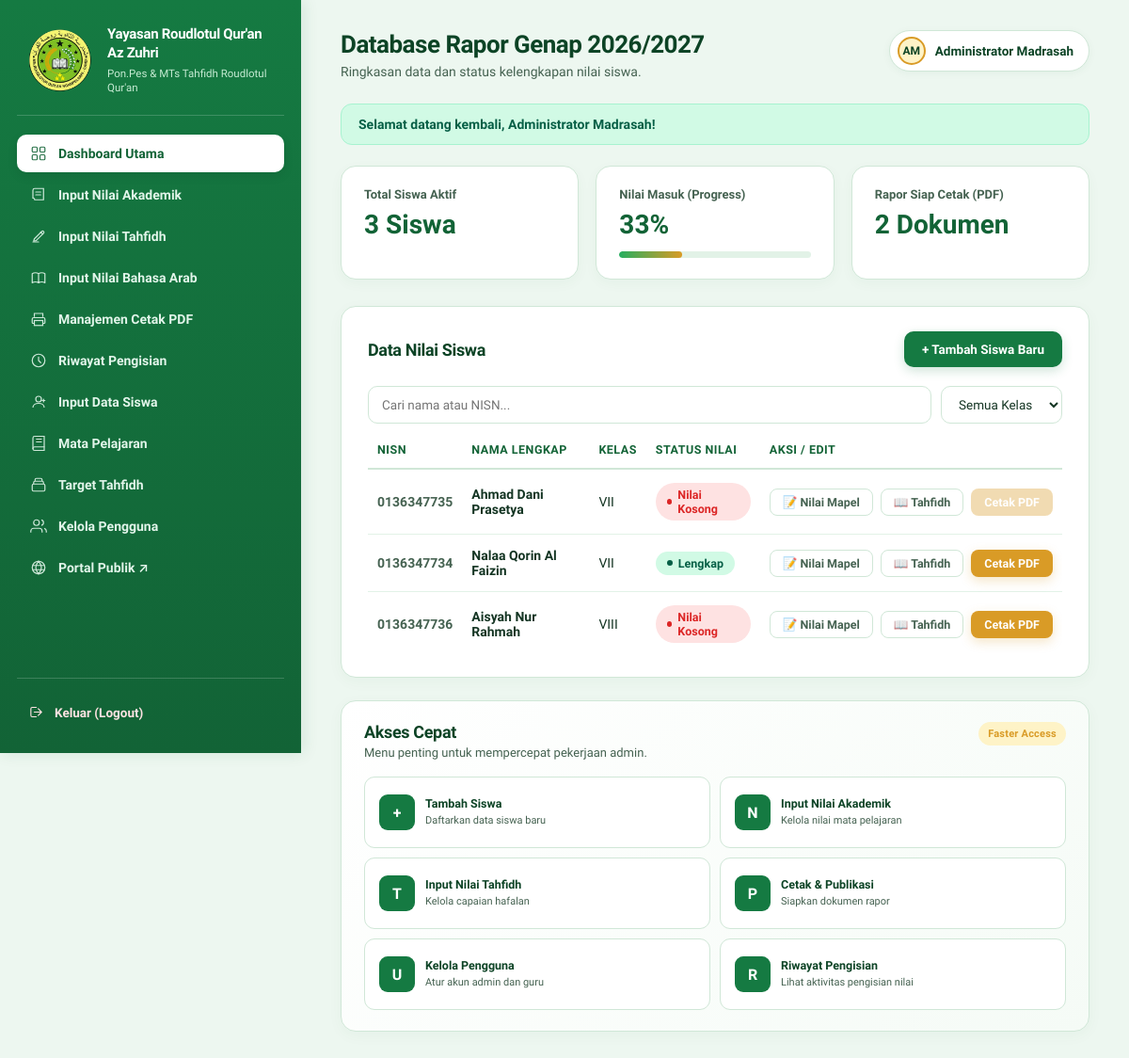
The app's page /staff/dashboard.php (signed in) with its own data.
### tables this page shows
CREATE TABLE IF NOT EXISTS `students` (
    `id` INT UNSIGNED AUTO_INCREMENT PRIMARY KEY,
    `nis` VARCHAR(30) NOT NULL UNIQUE,
    `nisn` VARCHAR(20) NOT NULL UNIQUE,
    `nama` VARCHAR(150) NOT NULL,
    `jenis_kelamin` ENUM('L', 'P') NOT NULL,
    `tempat_lahir` VARCHAR(100) NOT NULL,
    `tanggal_lahir` DATE NOT NULL,
    `agama` VARCHAR(30) NOT NULL DEFAULT 'ISLAM',
    `anak_ke` TINYINT UNSIGNED NULL,
    `status_keluarga` VARCHAR(50) NULL,
    `alamat` TEXT NOT NULL,
    `kelas` VARCHAR(30) NOT NULL,
    `tanggal_diterima` DATE NULL,
    `sekolah_asal` VARCHAR(150) NULL,
    `alamat_sekolah_asal` TEXT NULL,
    `created_at` TIMESTAMP NOT NULL DEFAULT CURRENT_TIMESTAMP,
    `updated_at` TIMESTAMP NOT NULL DEFAULT CURRENT_TIMESTAMP ON UPDATE CURRENT_TIMESTAMP,
    INDEX `idx_students_nama` (`nama`),
    INDEX `idx_students_kelas` (`kelas`)
);

### includes/auth.php (called while the page is built, shortened)
<?php
require_once __DIR__ . '/fungsi.php';
function current_user(): ?array
{
    return $_SESSION['user'] ?? null;
}

### includes/fungsi.php (called while the page is built, shortened)
<?php
function e(?string $value): string
{
    return htmlspecialchars($value ?? '', ENT_QUOTES, 'UTF-8');
}
function base_url(string $path = ''): string
{
    static $baseUrl = null;
    if ($baseUrl === null) {
        $docRoot = $_SERVER['DOCUMENT_ROOT'] ?? '';
        $rootDir = str_replace('\\', '/', realpath(__DIR__ . '/..') ?: '');
        $docRootDir = str_replace('\\', '/', realpath($docRoot) ?: '');
        if ($rootDir !== '' && $docRootDir !== '' && str_starts_with($rootDir, $docRootDir)) {
            $subPath = substr($rootDir, strlen($docRootDir));
            $baseUrl = rtrim($subPath, '/');
        } else {
            $baseUrl = '';
        }
    }
    $cleanPath = '/' . ltrim($path, '/');
    return ($path === '' || $path === '/') ? ($baseUrl ?: '/') : ($baseUrl . $cleanPath);
}

### staff/Dashboard.php (the view, shortened to what this page needs)
<?php
require_once __DIR__ . '/../config/koneksi.php';
require_once __DIR__ . '/../includes/fungsi.php';
require_once __DIR__ . '/../includes/auth.php';
$semester = 2;
$schoolYear = '2025/2026';
$stmtCount = $pdo->query("SELECT COUNT(*) FROM students");
$totalSiswa = (int)$stmtCount->fetchColumn();
$sql = "SELECT s.id, s.nis, s.nisn, s.nama, s.kelas,
               (SELECT COUNT(*) FROM academic_grades ag WHERE ag.student_id = s.id AND ag.semester = :sem1 AND ag.school_year = :sy1) AS academic_count,
               (SELECT COUNT(*) FROM tahfidh_grades tg WHERE tg.student_id = s.id AND tg.semester = :sem2 AND tg.school_year = :sy2) AS tahfidh_count,
               (SELECT COUNT(*) FROM arabic_grades ab WHERE ab.student_id = s.id AND ab.semester = :sem4 AND ab.school_year = :sy4) AS arabic_count,
               r.status AS report_status,
               r.pdf_path
        FROM students s
        LEFT JOIN reports r ON r.student_id = s.id AND r.semester = :sem3 AND r.school_year = :sy3
        WHERE 1=1";
$params = [
    'sem1' => $semester, 'sy1' => $schoolYear,
    'sem2' => $semester, 'sy2' => $schoolYear,
    'sem3' => $semester, 'sy3' => $schoolYear,
    'sem4' => $semester, 'sy4' => $schoolYear,
];
$sql .= " ORDER BY s.kelas ASC, s.nama ASC";
$stmt = $pdo->prepare($sql);
$stmt->execute($params);
$studentRows = $stmt->fetchAll();
$siswaLengkap = 0;
$raporSiap = 0;
foreach ($studentRows as $st) {
    $hasAcademic = (int)$st['academic_count'] >= 5;
    $hasTahfidh = (int)$st['tahfidh_count'] >= 1;
    if ($hasAcademic && $hasTahfidh) {
        $siswaLengkap++;
    }
    if (in_array($st['report_status'] ?? '', ['ready', 'published'], true) || ($hasAcademic && $hasTahfidh)) {
        $raporSiap++;
    }
}
$progressPercent = $totalSiswa > 0 ? (int)round(($siswaLengkap / $totalSiswa) * 100) : 0;
require_once __DIR__ . '/../includes/header.php';
?>
<div class="stats">
    <div class="stat-card">
        <div class="label">Total Siswa Aktif</div>
        <div class="value"><?= $totalSiswa ?> Siswa</div>
    </div>
    <div class="stat-card">
        <div class="label">Nilai Masuk (Progress)</div>
        <div class="value"><?= $progressPercent ?>%</div>
        <div class="progress-track">
            <div class="progress-fill" style="width: <?= $progressPercent ?>%;"></div>
        </div>
    </div>
    <div class="stat-card">
        <div class="label">Rapor Siap Cetak (PDF)</div>
        <div class="value"><?= $raporSiap ?> Dokumen</div>
    </div>
</div>
<div class="panel-card">
    <div class="panel-head">
        <h2>Data Nilai Siswa</h2>
        <?php
        $user = current_user();
        $userRole = $user['role'] ?? 'staff';
        ?>
        <?php if ($userRole === 'guru_tahfidh'): ?>
            <a href="<?= e(base_url('/staff/tahfidh/index.php')) ?>" class="btn btn-primary" id="addBtn">📖 Input Nilai Tahfidh</a>
        <?php elseif ($userRole === 'admin'): ?>
            <a href="<?= e(base_url('/staff/inputsiswa.php')) ?>" class="btn btn-primary" id="addBtn">+ Tambah Siswa Baru</a>
        <?php else: ?>
            <a href="<?= e(base_url('/staff/nilai/index.php')) ?>" class="btn btn-primary" id="addBtn">📝 Input Nilai Akademik</a>
        <?php endif; ?>
    </div>
    <div class="filters">
        <input type="text" id="searchInput" placeholder="Cari nama atau NISN...">
        <select id="kelasFilter">
            <option value="">Semua Kelas</option>
        </select>
    </div>
    <div class="table-responsive">
        <table id="siswaTable" class="responsive-stack">
            <thead>
                <tr>
                    <th>NISN</th>
                    <th>Nama Lengkap</th>
                    <th>Kelas</th>
                    <th>Status Nilai</th>
                    <th>Aksi / Edit</th>
                </tr>
            </thead>
            <tbody>
                <?php if (empty($studentRows)): ?>
                    <tr>
                        <td colspan="5" style="text-align:center; padding: 28px; color: var(--ink-soft);">
                            Belum ada data siswa terdaftar. Silakan klik <strong>+ Tambah Data Baru</strong>.
                        </td>
                    </tr>
                <?php else: ?>
                    <?php foreach ($studentRows as $row):
                        $acadCount = (int)$row['academic_count'];
                        $tahfCount = (int)$row['tahfidh_count'];
                        $isLengkap = ($acadCount >= 5 && $tahfCount >= 1);
                        $isTahfidhKosong = ($acadCount >= 1 && $tahfCount === 0);
                    ?>
                        <tr data-kelas="<?= e($row['kelas']) ?>" data-name="<?= e(strtolower($row['nama'] . ' ' . $row['nisn'])) ?>">
                            <td class="nisn" data-label="NISN"><?= e($row['nisn']) ?></td>
                            <td class="name" data-label="Nama Lengkap"><?= e($row['nama']) ?></td>
                            <td data-label="Kelas"><?= e($row['kelas']) ?></td>
                            <td data-label="Status Nilai">
                                <?php if ($isLengkap): ?>
                                    <span class="badge badge-green"><span class="dot"></span>Lengkap</span>
                                <?php elseif ($isTahfidhKosong): ?>
                                    <span class="badge badge-amber"><span class="dot"></span>Tahfidh Kosong</span>
                                <?php else: ?>
                                    <span class="badge badge-rose"><span class="dot"></span>Nilai Kosong</span>
                                <?php endif; ?>
                            </td>
                            <td data-label="Aksi">
                                <div class="actions">
                                    <?php if ($userRole === 'guru_tahfidh'): ?>
                                        <a href="<?= e(base_url('/staff/tahfidh/input.php?student_id=' . (int)$row['id'])) ?>" class="btn btn-ghost btn-sm">📖 Input Tahfidh</a>
                                    <?php elseif ($userRole === 'admin'): ?>
                                        <a href="<?= e(base_url('/staff/nilai/input.php?student_id=' . (int)$row['id'])) ?>" class="btn btn-ghost btn-sm">📝 Nilai Mapel</a>
                                        <a href="<?= e(base_url('/staff/tahfidh/input.php?student_id=' . (int)$row['id'])) ?>" class="btn btn-ghost btn-sm">📖 Tahfidh</a>
                                    <?php else: ?>
                                        <a href="<?= e(base_url('/staff/nilai/input.php?student_id=' . (int)$row['id'])) ?>" class="btn btn-ghost btn-sm">📝 Edit Nilai</a>
                                    <?php endif; ?>
                                    <?php if ($isLengkap || in_array($row['report_status'] ?? '', ['ready', 'published'], true)): ?>
                                        <a href="<?= e(base_url('/staff/rapor/cetak.php?student_id=' . (int)$row['id'])) ?>" target="_blank" class="btn btn-gold btn-sm">Cetak PDF</a>
                                    <?php else: ?>
                                        <button type="button" class="btn btn-gold btn-sm" disabled title="Lengkapi nilai akademik dan tahfidh terlebih dahulu">Cetak PDF</button>
                                    <?php endif; ?>
                                </div>
                            </td>
                        </tr>
                    <?php endforeach; ?>
                <?php endif; ?>
            </tbody>
        </table>
    </div>
</div>
<?php if ($userRole === 'admin' || $userRole === 'wali_kelas'): ?>
<section class="quick-access" aria-labelledby="quickAccessTitle">
    <div class="quick-access-head">
        <div>
            <h2 id="quickAccessTitle">Akses Cepat</h2>
            <p>Menu penting untuk mempercepat pekerjaan <?= $userRole === 'admin' ? 'admin' : 'wali kelas' ?>.</p>
        </div>
        <span class="quick-access-badge">Faster Access</span>
    </div>
    <div class="quick-access-grid">
        <?php if ($userRole === 'admin'): ?>
            <a href="<?= e(base_url('/staff/inputsiswa.php')) ?>" class="quick-access-item">
                <span class="quick-access-icon">+</span>
                <span><strong>Tambah Siswa</strong><small>Daftarkan data siswa baru</small></span>
            </a>
            <a href="<?= e(base_url('/staff/nilai/index.php')) ?>" class="quick-access-item">
                <span class="quick-access-icon">N</span>
                <span><strong>Input Nilai Akademik</strong><small>Kelola nilai mata pelajaran</small></span>
            </a>
            <a href="<?= e(base_url('/staff/tahfidh/index.php')) ?>" class="quick-access-item">
                <span class="quick-access-icon">T</span>
                <span><strong>Input Nilai Tahfidh</strong><small>Kelola capaian hafalan</small></span>
            </a>
            <a href="<?= e(base_url('/staff/rapor/index.php')) ?>" class="quick-access-item">
                <span class="quick-access-icon">P</span>
                <span><strong>Cetak & Publikasi</strong><small>Siapkan dokumen rapor</small></span>
            </a>
            <a href="<?= e(base_url('/staff/users/index.php')) ?>" class="quick-access-item">
                <span class="quick-access-icon">U</span>
                <span><strong>Kelola Pengguna</strong><small>Atur akun admin dan guru</small></span>
            </a>
            <a href="<?= e(base_url('/staff/riwayat/index.php')) ?>" class="quick-access-item">
                <span class="quick-access-icon">R</span>
                <span><strong>Riwayat Pengisian</strong><small>Lihat aktivitas pengisian nilai</small></span>
            </a>
        <?php endif; ?>
    </div>
</section>
<?php endif; ?>
<?php require_once __DIR__ . '/../includes/footer.php'; ?>

### records on screen
students: nisn "0136347735", nama "Ahmad Dani Prasetya", kelas "VII", shows "Nilai Kosong", shows "Cetak PDF"
students: nisn "0136347734", nama "Nalaa Qorin Al Faizin", kelas "VII", shows "Lengkap"
students: nisn "0136347736", nama "Aisyah Nur Rahmah", kelas "VIII", shows "Nilai Kosong"

### other values on screen
$contentTitle "Database Rapor Genap 2026/2027"
$contentSubtitle "Ringkasan data dan status kelengkapan nilai siswa."
$avatarInitials "AM"
$user['nama_lengkap'] "Administrator Madrasah"
$flash['message'] "Selamat datang kembali, Administrator Madrasah!"
$totalSiswa "3"
$progressPercent "33"
$raporSiap "2"
